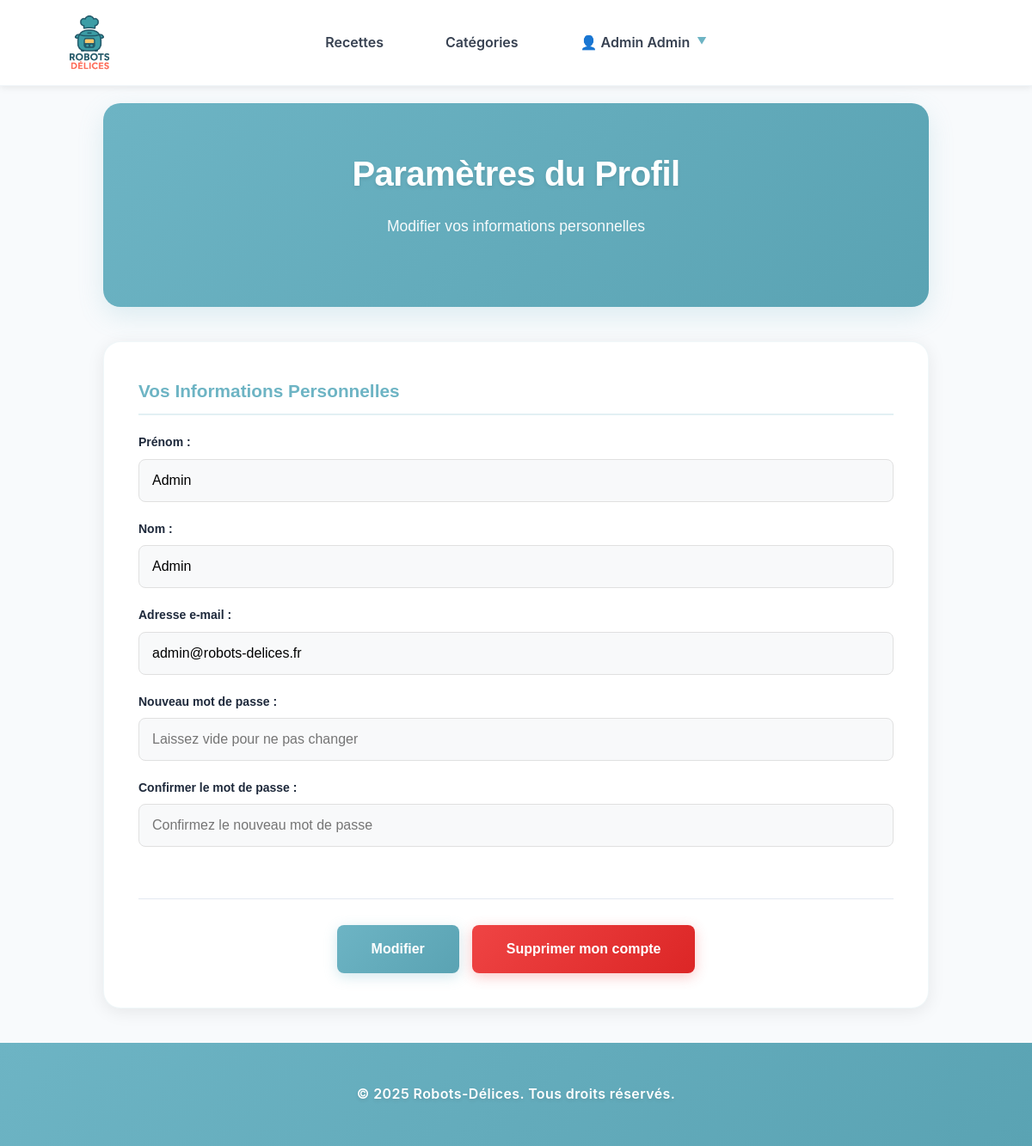
/profil (signed in), run on the app's committed database.
### tables this page shows
CREATE TABLE `users` (
  `id` int NOT NULL,
  `firstname` varchar(50) DEFAULT NULL,
  `lastname` varchar(50) DEFAULT NULL,
  `email` varchar(255) DEFAULT NULL,
  `password` varchar(255) DEFAULT NULL,
  `created_at` timestamp NULL DEFAULT CURRENT_TIMESTAMP,
  `reset_token` varchar(255) DEFAULT NULL,
  `token_expiry` datetime DEFAULT NULL
);

### controller/profil/profil.php (called while the page is built, shortened)
<?php
require_once __DIR__ . '/../../service/csrf.php';
require_once __DIR__ . '/../../model/user-model.php';
$user = getUserById($_SESSION['user_id']);
require_once __DIR__ . '/../../view/profil/profil.php';

### routes.php (called while the page is built, shortened)
<?php
get('/profil', '/controller/profil/profil.php');

### model/user-model.php (called while the page is built, shortened)
<?php
function getUserById($id)
{
    $pdo = connexionBDD();
    $stmt = $pdo->prepare("SELECT * FROM users WHERE id = ?");
    $stmt->execute([$id]);
    return $stmt->fetch();
}

### service/csrf.php (called while the page is built, shortened)
<?php
function generateCsrfToken()
{
    return $_SESSION['csrf_token'];
}

### view/profil/profil.php (the view, shortened to what this page needs)
<?php $csrf_token = generateCsrfToken(); ?>
<!DOCTYPE html>
<html lang="fr">
<head>
    <link rel="stylesheet" href="./assets/css/style.css">
    <link rel="stylesheet" href="/assets/css/profil.css">
</head>
<body>
    <?php
    require_once 'view/module/header.php';
    ?>
    <main>
        <div class="container">
            <section class="update-hero">
                <h1>Paramètres du Profil</h1>
                <p>Modifier vos informations personnelles</p>
            </section>
            <div class="form-container">
                <form id="update-form" action="/profil" method="POST" enctype="multipart/form-data">
                    <div class="form-grid">
                        <div class="form-section">
                            <h3>Vos Informations Personnelles</h3>
                            <div class="form-group">
                                <label for="firstname">Prénom :</label>
                                <input type="text" id="firstname" name="firstname" value="<?= htmlspecialchars($user['firstname']); ?>" required>
                            </div>
                            <div class="form-group">
                                <label for="lastname">Nom :</label>
                                <input type="text" id="lastname" name="lastname" value="<?= htmlspecialchars($user['lastname']); ?>" required>
                            </div>
                            <div class="form-group">
                                <label for="email">Adresse e-mail :</label>
                                <input type="email" id="email" name="email" value="<?= htmlspecialchars($user['email']); ?>" required>
                            </div>
                            <div class="form-group">
                                <label for="password">Nouveau mot de passe :</label>
                                <input type="password" id="password" name="password" placeholder="Laissez vide pour ne pas changer">
                            </div>
                            <div class="form-group">
                                <label for="confirm_password">Confirmer le mot de passe :</label>
                                <input type="password" id="confirm_password" name="confirm_password" placeholder="Confirmez le nouveau mot de passe">
                            </div>
                        </div>
                    </div>
                    <div class="form-actions">
                            <button type="submit" class="form-btn btn-modifier">Modifier</button>
                            <a href="/supprimer-compte?csrf_token=<?php echo $csrf_token ?>" class="form-btn btn-supprimer">Supprimer mon compte</a>
                    </div>
                </form>
            </div>
        </div>
    </main>
    <footer>
        <p>© 2025 Robots-Délices. Tous droits réservés.</p>
    </footer>
</body>
</html>

### assets/css/profil.css (style rules this page uses)
.container { max-width: 1000px; margin: 0 auto; padding: 0 20px; }
.update-hero { background: linear-gradient( 135deg, var(--color-primary)0%, var(--color-secondary) 100% ); color: white; border-radius: 20px; box-shadow: 0 10px 30px rgba(109, 180, 196, 0.2); padding: 50px 40px; margin-bottom: 40px; text-align: center; position: relative; overflow: hidden; }
.update-hero h1 { font-size: 2.5rem; font-weight: 700; margin-bottom: 15px; text-shadow: 0 2px 4px rgba(0, 0, 0, 0.1); letter-spacing: -0.5px; }
.update-hero p { font-size: 1.1rem; font-weight: 300; margin-bottom: 30px; opacity: 0.95; max-width: 600px; margin-left: auto; margin-right: auto; line-height: 1.6; }
.form-container { background: white; border-radius: 20px; border: 1px solid rgba(109, 180, 196, 0.1); box-shadow: 0 4px 20px rgba(0, 0, 0, 0.08); padding: 40px; margin-bottom: 40px; }
.form-grid { display: grid; grid-template-columns: 1fr; gap: 30px; margin-bottom: 30px; }
.form-section { display: flex; flex-direction: column; }
.form-section h3 { color: #6db4c4; font-size: 1.3rem; font-weight: 700; margin-bottom: 20px; padding-bottom: 10px; border-bottom: 2px solid rgba(109, 180, 196, 0.2); }
.form-group { margin-bottom: 20px; }
.form-group label { display: block; font-weight: 600; margin-bottom: 8px; color: #1e293b; font-size: 14px; }
.form-group input, .form-group textarea, .form-group select { width: 100%; padding: 15px; box-sizing: border-box; background-color: #f8f9fa; border: 1px solid #e0e0e0; border-radius: 8px; font-size: 16px; font-family: inherit; transition: border-color 0.3s ease; }
.form-actions { display: flex; gap: 15px; justify-content: center; margin-top: 40px; padding-top: 30px; border-top: 1px solid #e2e8f0; }
.form-btn { padding: 15px 40px; border-radius: 8px; font-size: 16px; font-weight: 600; text-decoration: none; text-align: center; display: inline-block; cursor: pointer; border: none; transition: all 0.3s ease; box-shadow: 0 4px 15px rgba(0, 0, 0, 0.1); }
.btn-modifier { background: linear-gradient(135deg, #6db4c4, var(--color-secondary)); color: white; box-shadow: 0 4px 15px rgba(109, 180, 196, 0.3); }
.btn-supprimer { background: linear-gradient(135deg, #ef4444, #dc2626); color: white; box-shadow: 0 4px 15px rgba(239, 68, 68, 0.3); }

### assets/css/variable.css (style rules this page uses)
:root { --color-primary: #6db4c4; --color-secondary: #5aa3b3; --font-family-primary: 'Arial', sans-serif; }

### assets/css/base.css (style rules this page uses)
* { margin: 0; padding: 0; box-sizing: border-box; }
body { font-family: var(--font-family-primary); line-height: 1.6; color: #333; background: #f8fafc; }
main { padding-top: 120px; min-height: calc(100vh - 120px); }

### assets/css/navbar.css (style rules this page uses)
html { scroll-behavior: smooth; }

### assets/css/footer.css (style rules this page uses)
footer { background: linear-gradient(135deg, var(--color-primary)0%, var(--color-secondary) 100%); padding: 1.5rem 3rem; height: 120px; width: 100%; text-align: center; display: flex; align-items: center; justify-content: center; font-family: -apple-system, BlinkMacSystemFont, "Segoe UI", Roboto, sans-serif; font-size: 1rem; line-height: 1.6; font-weight: 600; }
footer p { color: white; font-size: 1rem; font-weight: 600; margin: 0; text-shadow: 0 2px 4px rgba(0, 0, 0, 0.1); letter-spacing: 0.025em; }

### data on the page
users: firstname "Admin", lastname "Admin", email "admin@robots-delices.fr"

### other printed values
$nomComplet "Admin Admin"
